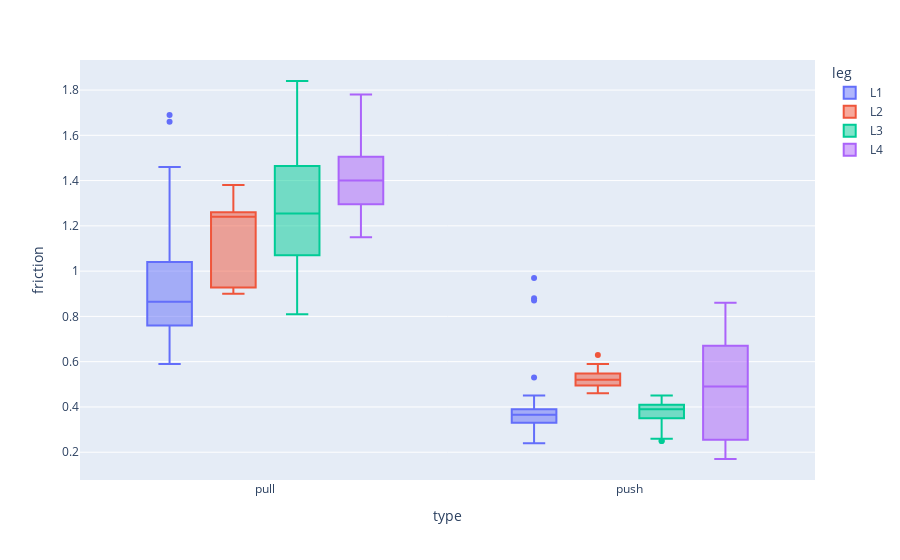

The notebook cell saved with this chart:
### Code cell
px.box(df, x='type', y='friction', color='leg')

### Figure 1 — Plotly figure (JSON) as saved in the notebook; plotly's stock layout.template omitted (floating-point values rounded to 4 significant figures)
{"data": [{"alignmentgroup": "True", "hovertemplate": "leg=L1<br>type=%{x}<br>friction=%{y}<extra></extra>", "legendgroup": "L1", "marker": {"color": "#636efa"}, "name": "L1", "notched": false, "offsetgroup": "L1", "orientation": "v", "showlegend": true, "type": "box", "x": ["pull", "pull", "pull", "pull", "pull", "pull", "pull", "pull", "pull", "pull", "pull", "pull", "pull", "pull", "pull", "pull", "pull", "pull", "pull", "pull", "pull", "pull", "pull", "pull", "pull", "pull", "pull", "pull", "pull", "pull", "pull", "pull", "pull", "pull", "push", "push", "push", "push", "push", "push", "push", "push", "push", "push", "push", "push", "push", "push", "push", "push", "push", "push", "push", "push", "push", "push", "push", "push", "push", "push", "push", "push", "push", "push", "push", "push", "push", "push"], "x0": " ", "xaxis": "x", "y": [0.9, 0.91, 0.86, 0.85, 0.8, 0.87, 0.92, 0.83, 0.88, 0.87, 0.83, 0.76, 0.73, 0.79, 0.73, 0.77, 0.62, 0.72, 0.72, 0.61, 0.64, 0.59, 1.15, 1.08, 0.92, 1.26, 0.88, 1.04, 1.09, 0.78, 1.12, 1.46, 1.69, 1.66, 0.39, 0.34, 0.37, 0.39, 0.37, 0.33, 0.3, 0.36, 0.32, 0.53, 0.45, 0.35, 0.34, 0.3, 0.37, 0.34, 0.36, 0.41, 0.4, 0.39, 0.38, 0.39, 0.45, 0.31, 0.33, 0.24, 0.3, 0.34, 0.37, 0.32, 0.29, 0.87, 0.97, 0.88], "y0": " ", "yaxis": "y"}, {"alignmentgroup": "True", "hovertemplate": "leg=L2<br>type=%{x}<br>friction=%{y}<extra></extra>", "legendgroup": "L2", "marker": {"color": "#EF553B"}, "name": "L2", "notched": false, "offsetgroup": "L2", "orientation": "v", "showlegend": true, "type": "box", "x": ["pull", "pull", "pull", "pull", "pull", "pull", "pull", "pull", "pull", "pull", "pull", "pull", "pull", "pull", "pull", "push", "push", "push", "push", "push", "push", "push", "push", "push", "push", "push", "push", "push", "push", "push"], "x0": " ", "xaxis": "x", "y": [0.91, 0.9, 0.9, 0.9, 0.98, 1.18, 1.12, 1.24, 1.25, 1.24, 1.32, 1.26, 1.38, 1.34, 1.26, 0.54, 0.51, 0.48, 0.49, 0.59, 0.46, 0.63, 0.52, 0.52, 0.54, 0.55, 0.46, 0.57, 0.52, 0.53], "y0": " ", "yaxis": "y"}, {"alignmentgroup": "True", "hovertemplate": "leg=L3<br>type=%{x}<br>friction=%{y}<extra></extra>", "legendgroup": "L3", "marker": {"color": "#00cc96"}, "name": "L3", "notched": false, "offsetgroup": "L3", "orientation": "v", "showlegend": true, "type": "box", "x": ["pull", "pull", "pull", "pull", "pull", "pull", "pull", "pull", "pull", "pull", "pull", "pull", "pull", "pull", "pull", "pull", "pull", "pull", "pull", "pull", "pull", "pull", "pull", "pull", "pull", "pull", "pull", "pull", "pull", "pull", "pull", "pull", "pull", "pull", "pull", "pull", "pull", "pull", "pull", "pull", "pull", "pull", "pull", "pull", "pull", "pull", "pull", "pull", "pull", "pull", "pull", "pull", "push", "push", "push", "push", "push", "push", "push", "push", "push", "push", "push", "push", "push", "push", "push", "push", "push", "push", "push", "push", "push", "push", "push", "push", "push", "push", "push", "push", "push", "push", "push", "push", "push", "push", "push", "push", "push", "push", "push", "push", "push", "push", "push", "push", "push", "push", "push", "push", "push", "push", "push", "push"], "x0": " ", "xaxis": "x", "y": [1.46, 1.52, 1.47, 1.33, 1.13, 0.97, 1.07, 1.08, 1.03, 0.81, 1.44, 1.5, 1.48, 1.11, 1.64, 1.52, 1.34, 1.21, 1.18, 1.32, 1.21, 1.14, 1.07, 1.35, 0.97, 1.08, 0.99, 0.98, 0.98, 1.44, 1.36, 1.31, 1.06, 1.12, 1.25, 1.01, 1.04, 1.26, 1.48, 1.74, 1.69, 1.84, 1.67, 1.15, 1.21, 1.27, 1.34, 0.99, 0.88, 1.77, 1.27, 1.71, 0.36, 0.28, 0.34, 0.29, 0.25, 0.33, 0.29, 0.26, 0.25, 0.39, 0.31, 0.37, 0.31, 0.44, 0.4, 0.38, 0.38, 0.37, 0.37, 0.38, 0.4, 0.42, 0.39, 0.4, 0.35, 0.35, 0.35, 0.35, 0.35, 0.41, 0.42, 0.4, 0.39, 0.41, 0.41, 0.37, 0.42, 0.45, 0.41, 0.42, 0.44, 0.42, 0.42, 0.41, 0.39, 0.39, 0.45, 0.38, 0.39, 0.42, 0.41, 0.41], "y0": " ", "yaxis": "y"}, {"alignmentgroup": "True", "hovertemplate": "leg=L4<br>type=%{x}<br>friction=%{y}<extra></extra>", "legendgroup": "L4", "marker": {"color": "#ab63fa"}, "name": "L4", "notched": false, "offsetgroup": "L4", "orientation": "v", "showlegend": true, "type": "box", "x": ["pull", "pull", "pull", "pull", "pull", "pull", "pull", "pull", "pull", "pull", "pull", "pull", "pull", "pull", "pull", "pull", "pull", "pull", "pull", "pull", "pull", "pull", "pull", "pull", "pull", "pull", "pull", "pull", "pull", "pull", "pull", "pull", "pull", "pull", "pull", "pull", "pull", "pull", "pull", "pull", "push", "push", "push", "push", "push", "push", "push", "push", "push", "push", "push", "push", "push", "push", "push", "push", "push", "push", "push", "push", "push", "push", "push", "push", "push", "push", "push", "push", "push", "push", "push", "push", "push", "push", "push", "push", "push", "push", "push", "push"], "x0": " ", "xaxis": "x", "y": [1.78, 1.56, 1.48, 1.41, 1.46, 1.33, 1.46, 1.48, 1.59, 1.41, 1.53, 1.5, 1.56, 1.32, 1.51, 1.44, 1.48, 1.51, 1.52, 1.17, 1.47, 1.38, 1.53, 1.34, 1.29, 1.29, 1.2, 1.16, 1.39, 1.74, 1.31, 1.33, 1.39, 1.26, 1.3, 1.23, 1.2, 1.15, 1.24, 1.33, 0.65, 0.65, 0.67, 0.66, 0.64, 0.61, 0.57, 0.71, 0.67, 0.53, 0.81, 0.76, 0.77, 0.82, 0.64, 0.7, 0.72, 0.84, 0.86, 0.44, 0.42, 0.43, 0.53, 0.45, 0.37, 0.32, 0.35, 0.35, 0.26, 0.23, 0.24, 0.21, 0.25, 0.21, 0.2, 0.2, 0.24, 0.21, 0.17, 0.27], "y0": " ", "yaxis": "y"}], "layout": {"boxmode": "group", "legend": {"title": {"text": "leg"}, "tracegroupgap": 0}, "margin": {"t": 60}, "xaxis": {"anchor": "y", "domain": [0, 1], "title": {"text": "type"}}, "yaxis": {"anchor": "x", "domain": [0, 1], "title": {"text": "friction"}}}}
